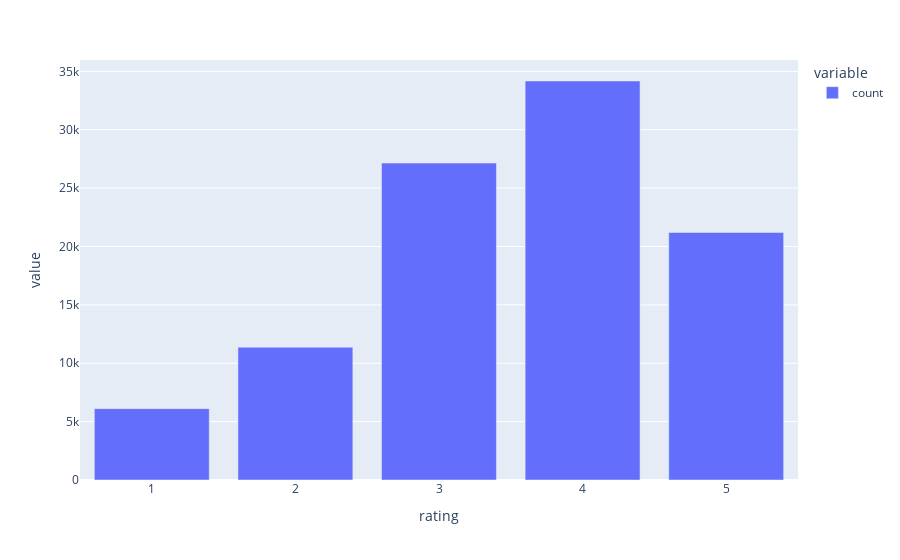

The notebook cell this image was saved under:
### Code cell
px.bar(udata.rating.value_counts())

### Figure 1 — Plotly figure (JSON) as saved in the notebook; plotly's stock layout.template omitted (floating-point values rounded to 4 significant figures)
{"data": [{"alignmentgroup": "True", "hovertemplate": "variable=count<br>rating=%{x}<br>value=%{y}<extra></extra>", "legendgroup": "count", "marker": {"color": "#636efa", "pattern": {"shape": ""}}, "name": "count", "offsetgroup": "count", "orientation": "v", "showlegend": true, "textposition": "auto", "type": "bar", "x": [4, 3, 5, 2, 1], "xaxis": "x", "y": [34174, 27145, 21201, 11370, 6110], "yaxis": "y"}], "layout": {"barmode": "relative", "legend": {"title": {"text": "variable"}, "tracegroupgap": 0}, "margin": {"t": 60}, "xaxis": {"anchor": "y", "domain": [0, 1], "title": {"text": "rating"}}, "yaxis": {"anchor": "x", "domain": [0, 1], "title": {"text": "value"}}}}
